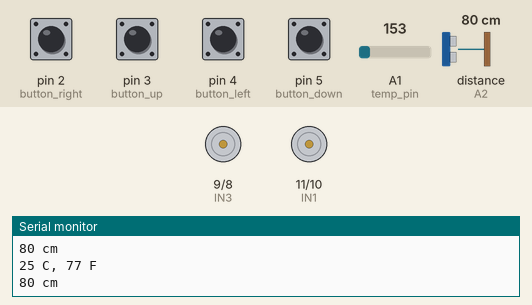
Simulated run of this sketch. Board: Arduino Uno, built with avr-gcc and run on an emulated ATmega328P. On the bench: motor-driver pin pairs drawn as motors (green arrow = first pin HIGH = forward, orange = second pin HIGH = backward, longer = more drive), the last lines printed to the serial monitor. Wiring (inferred from the names in the program): ultrasonic range finder: trigger A2; echo A2. The inputs (shaded band) are chosen by the test bench; at power-on: pin 2 (button_right), pin 3 (button_up), pin 4 (button_left), pin 5 (button_down) LOW, A1 (temp_pin) = 153, distance to the obstacle (sensor on A2) 80 cm. The echo pulse lasts 58.3 µs per cm.

Above: at 1.2 s.
1.3 s: pin 2 (button_right) pulled HIGH for 0.15 s
At 1.4 s:
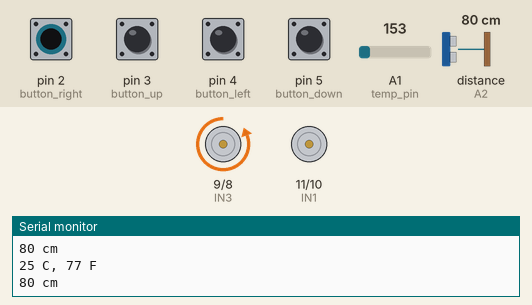
2.9 s: pin 3 (button_up) pulled HIGH for 0.15 s
At 3.0 s:
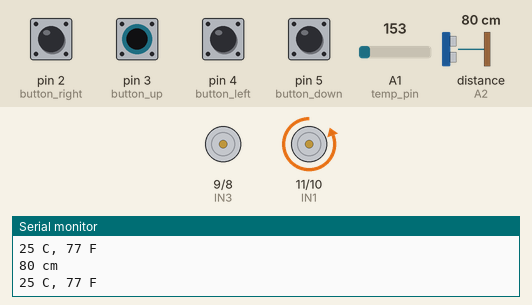
4.5 s: pin 4 (button_left) pulled HIGH for 0.15 s
At 4.59 s:
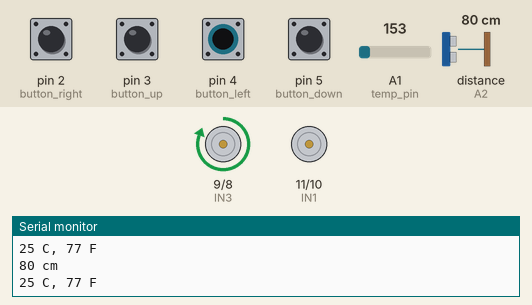
6.1 s: pin 5 (button_down) pulled HIGH for 0.15 s
At 6.21 s:
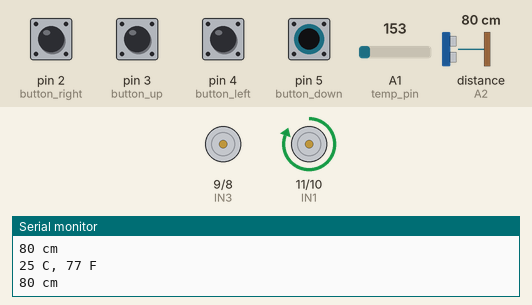
10.8 s: A1 (temp_pin) set to 129
13.8 s: A1 (temp_pin) set to 111
Timing chart, 0 to 16.8 s (numbered marks = the images above; inputs shaded):
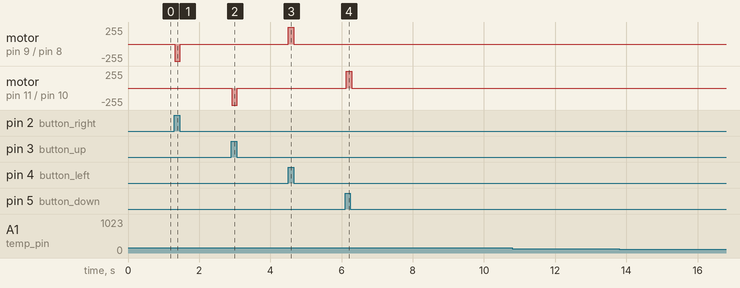

Measured:
- after the input at 1.3 s, motor on pin 9 (IN3) / pin 8 (IN4): stopped → backward 255/255 at once, → stopped 0.16 s later
- after the input at 2.9 s, motor on pin 11 (IN1) / pin 10 (IN2): stopped → backward 255/255 at once, → stopped 0.16 s later
- after the input at 4.5 s, motor on pin 9 (IN3) / pin 8 (IN4): stopped → forward 255/255 at once, → stopped 0.16 s later
- after the input at 6.1 s, motor on pin 11 (IN1) / pin 10 (IN2): stopped → forward 255/255 at once, → stopped 0.16 s later

The sketch:

four-motors.ino
```cpp
// Button Pins
const int button_right = 2;
const int button_up = 3;
const int button_left = 4;
const int button_down = 5;

// Motor Driver Pins
const int IN1 = 11;
const int IN2 = 10;
const int IN3 = 9;
const int IN4 = 8;

// Sensor Pins
const int sonic = A2;
const int temp_pin = A1;

// Temperature and Distance Variables
long baselineTemp = 0;
long celsius = 0;
long fahrenheit = 0;
long distance_cm = 0;
long distance_in = 0;

void setup()
{
    Serial.begin(9600);

    // Initialize button pins as inputs
    pinMode(button_right, INPUT);
    pinMode(button_up, INPUT);
    pinMode(button_left, INPUT);
    pinMode(button_down, INPUT);

    // Initialize motor control pins as outputs
    pinMode(IN1, OUTPUT);
    pinMode(IN2, OUTPUT);
    pinMode(IN3, OUTPUT);
    pinMode(IN4, OUTPUT);

    // Initialize sensor pins
    pinMode(sonic, INPUT);
    pinMode(temp_pin, INPUT);
}

void loop()
{
    // Read sensor data
    readTemperature();
    readUltrasonic();

    // Read button states
    int go_forward = digitalRead(button_up);
    int go_backward = digitalRead(button_down);
    int go_left = digitalRead(button_left);
    int go_right = digitalRead(button_right);

    // Control motors based on button inputs
    controlMotors(go_forward, go_backward, go_left, go_right);

    delay(25); // Small delay for stability
}

// Function to read and display temperature from TMP36 sensor
void readTemperature()
{
    celsius = map(((analogRead(temp_pin) - 20) * 3.04), 0, 1023, -40, 125);
    fahrenheit = ((celsius * 9) / 5 + 32);
    Serial.print(celsius);
    Serial.print(" C, ");
    Serial.print(fahrenheit);
    Serial.println(" F");
}

// Function to read and display distance from Ultrasonic sensor
void readUltrasonic()
{
    pinMode(sonic, OUTPUT);
    digitalWrite(sonic, LOW);
    delayMicroseconds(2);
    digitalWrite(sonic, HIGH);
    delayMicroseconds(5);
    digitalWrite(sonic, LOW);
    pinMode(sonic, INPUT);
    long duration = pulseIn(sonic, HIGH);
    distance_cm = (duration / 29.0) / 2.0;
    distance_in = distance_cm * 0.393701;
    Serial.print(distance_cm);
    Serial.println(" cm");
}

// Function to control motors based on button inputs
void controlMotors(int forward, int backward, int left, int right)
{
    if (forward == HIGH)
    {
        // Move forward
        digitalWrite(IN2, HIGH);
        digitalWrite(IN1, LOW);
    }
    else if (backward == HIGH)
    {
        // Move backward
        digitalWrite(IN2, LOW);
        digitalWrite(IN1, HIGH);
    }
    else
    {
        // Stop forward/backward movement
        digitalWrite(IN2, LOW);
        digitalWrite(IN1, LOW);
    }

    if (left == HIGH)
    {
        // Move left
        digitalWrite(IN3, HIGH);
        digitalWrite(IN4, LOW);
    }
    else if (right == HIGH)
    {
        // Move right
        digitalWrite(IN3, LOW);
        digitalWrite(IN4, HIGH);
    }
    else
    {
        // Stop left/right movement
        digitalWrite(IN4, LOW);
        digitalWrite(IN3, LOW);
    }
}
```
